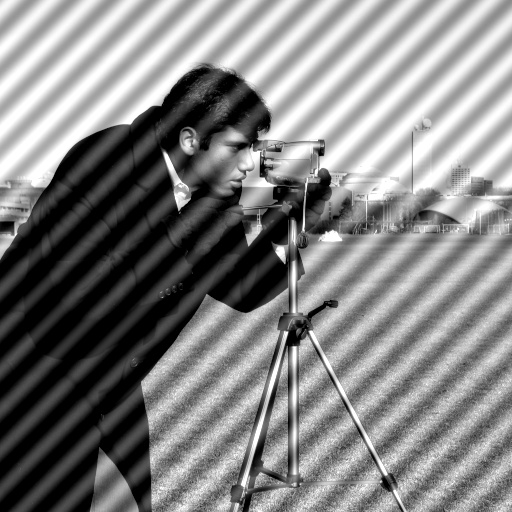
#> input picture labs/lab2/images/periodic_noise.jpg, 512 x 512 px
$ python task1.py
#> lines starting #> are read from the running program, lines starting #| are printed output that depends on the picture; after the words box and inside, x2 and y2 are one past the last pixel; in counts of white or black regions, pixels touching at a corner belong together
import cv2
import numpy as np
import matplotlib.pyplot as plt

# Inciso 1: Cargar imagen
img = cv2.imread('images/periodic_noise.jpg', cv2.IMREAD_GRAYSCALE)
#> img is the input picture: shape (512, 512); min 0, max 255, mean 130.2

plt.figure(figsize=(5,5))
plt.imshow(img, cmap='gray')
plt.title('Imagen original con ruido periódico')
plt.axis('off')
plt.savefig('images/task1_original.png', bbox_inches='tight')
plt.close()

# Inciso 2: DFT y centrado
dft = np.fft.fft2(img)
dft_shift = np.fft.fftshift(dft)

# Inciso 3: Espectro de magnitud
magnitude_spectrum = 20 * np.log(np.abs(dft_shift) + 1)
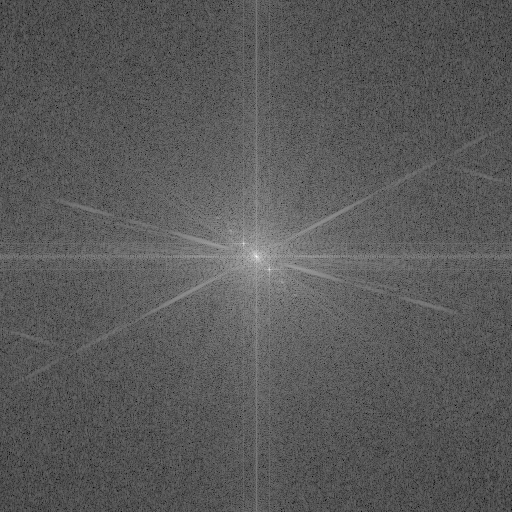
#> magnitude_spectrum: shape (512, 512) float64; min 66.64, max 346.9, mean 165.3; drawn with min black and max white

plt.figure(figsize=(5,5))
plt.imshow(magnitude_spectrum, cmap='gray')
plt.title('Espectro de Magnitud (escala logarítmica)')
plt.axis('off')
plt.savefig('images/task1_magnitude_spectrum.png', bbox_inches='tight')
plt.close()

# Inciso 4: Marcar picos de ruido
spectrum_marked = cv2.cvtColor(
    cv2.normalize(magnitude_spectrum, None, 0, 255, cv2.NORM_MINMAX).astype(np.uint8),
    cv2.COLOR_GRAY2BGR
)

rows, cols = img.shape
#> rows = 512; cols = 512

notches = [
    (rows//2 + 30, cols//2 + 60),
    (rows//2 - 30, cols//2 - 60),
    (rows//2 + 30, cols//2 - 60),
    (rows//2 - 30, cols//2 + 60)
]

for r, c in notches:
    cv2.circle(spectrum_marked, (c, r), 8, (0, 0, 255), 2)
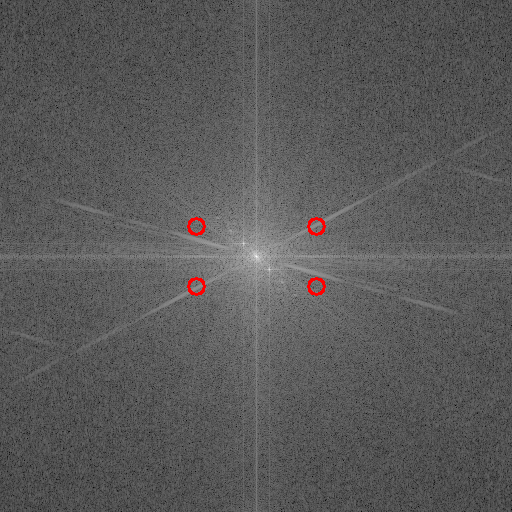
#> spectrum_marked: shape (512, 512, 3); mean B, G, R 89, 89, 89.6

plt.figure(figsize=(5,5))
plt.imshow(spectrum_marked)
plt.title('Picos de ruido identificados')
plt.axis('off')
plt.savefig('images/task1_magnitude_peaks.png', bbox_inches='tight')
plt.close()

# Inciso 5: Notch Filter
mask = np.ones((rows, cols), np.uint8)

for r, c in notches:
    cv2.circle(mask, (c, r), 6, 0, -1)
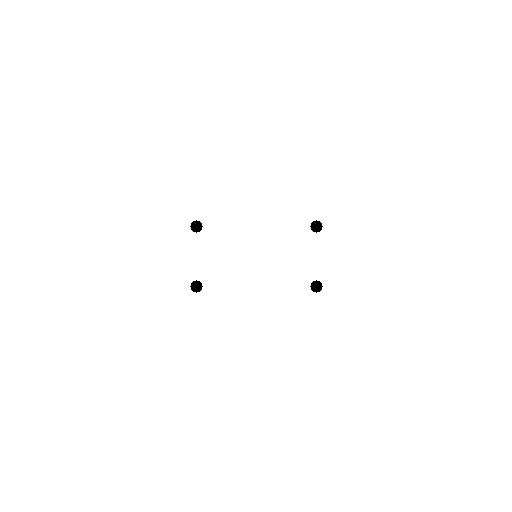
#> mask: shape (512, 512); values 0 (black) and 1 (white), 99.8% white; 4 black regions, box (x1, y1, x2, y2) and area: (190, 220, 203, 233) 113, (310, 220, 323, 233) 113, (190, 280, 203, 293) 113, (310, 280, 323, 293) 113

filtered_dft = dft_shift * mask

plt.figure(figsize=(5,5))
plt.imshow(mask, cmap='gray')
plt.title('Máscara Notch Filter')
plt.axis('off')
plt.savefig('images/task1_notch_mask.png', bbox_inches='tight')
plt.close()

# Inciso 6: IDFT
idft_shift = np.fft.ifftshift(filtered_dft)
img_restored = np.fft.ifft2(idft_shift)
img_restored = np.abs(img_restored)

plt.figure(figsize=(5,5))
plt.imshow(img_restored, cmap='gray')
plt.title('Imagen restaurada sin ruido periódico')
plt.axis('off')
plt.savefig('images/task1_restored.png', bbox_inches='tight')
plt.close()

print("Task 1 completado. Imágenes guardadas en /images")

$ run again, with labs/lab2/images/textile_defect.jpg copied over labs/lab2/images/periodic_noise.jpg
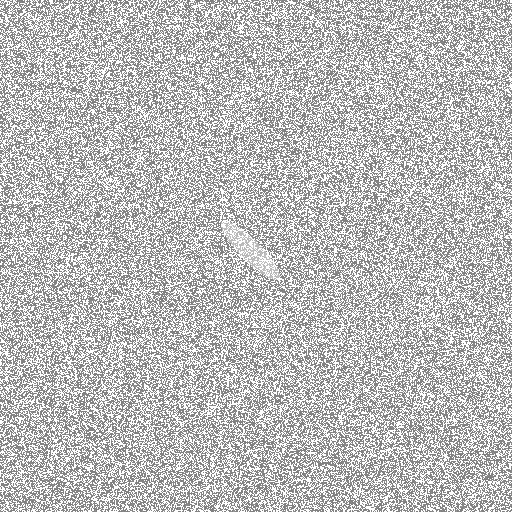
#> input picture labs/lab2/images/textile_defect.jpg, 512 x 512 px
#> img is the input picture: shape (512, 512); min 117, max 255, mean 188.3
#> after the loop `for r, c in notches:`:
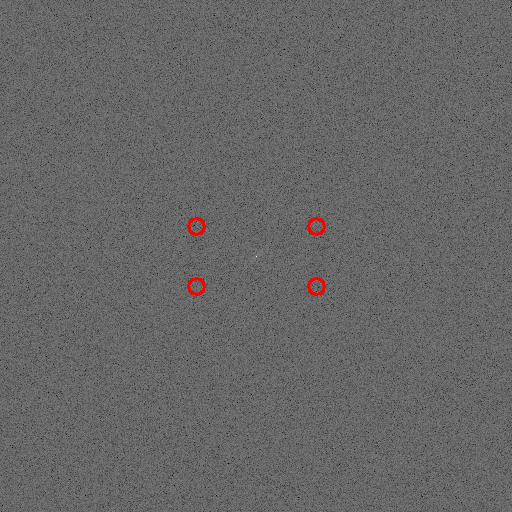
#> spectrum_marked: shape (512, 512, 3); mean B, G, R 102.1, 102.1, 102.7
#> `img_restored = np.abs(img_restored)`:
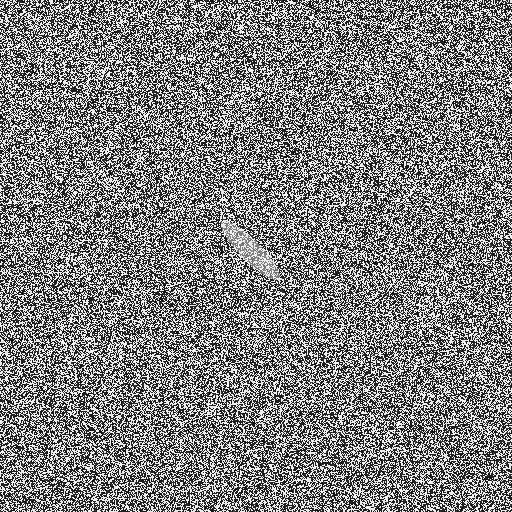
#> img_restored: shape (512, 512) float64; min 112.4, max 264.1, mean 188.3; drawn with min black and max white

$ run again, with labs/lab2/images/fingerprint_noisy.png saved as labs/lab2/images/periodic_noise.jpg
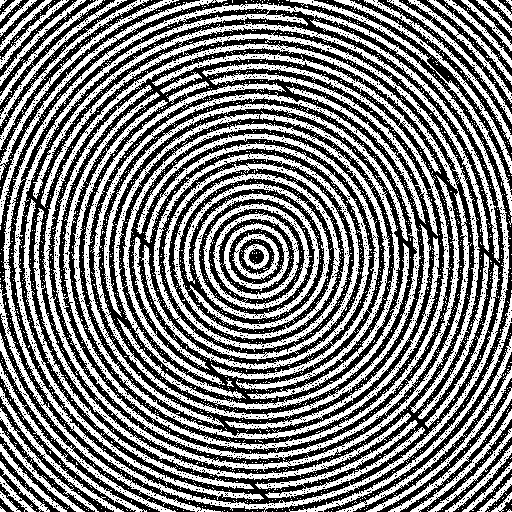
#> input picture labs/lab2/images/fingerprint_noisy.png, 512 x 512 px
#> img is the input picture: shape (512, 512); min 0, max 255, mean 125.6
#> after the loop `for r, c in notches:`:
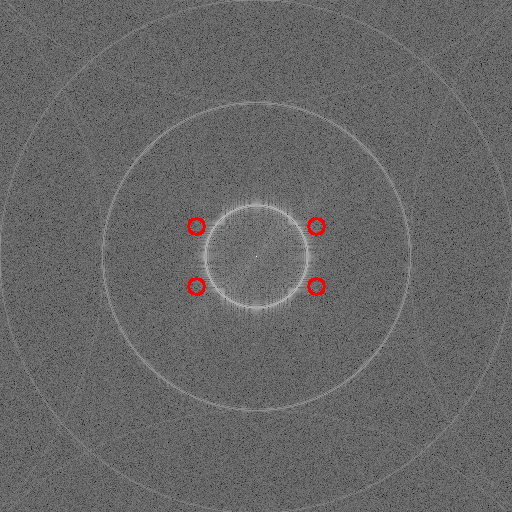
#> spectrum_marked: shape (512, 512, 3); mean B, G, R 102.4, 102.4, 103
#> `img_restored = np.abs(img_restored)`:
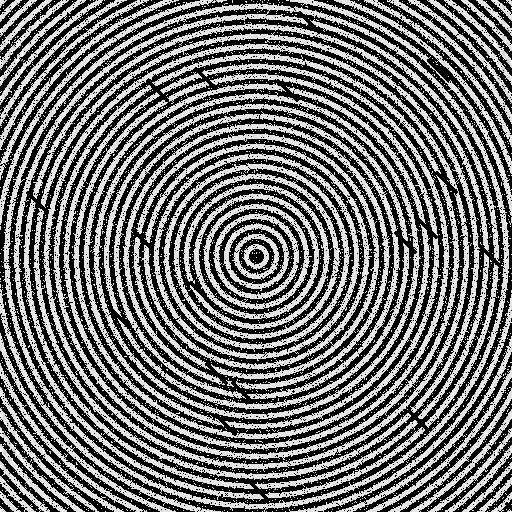
#> img_restored: shape (512, 512) float64; min 3.11e-05, max 283.5, mean 126.7; drawn with min black and max white
